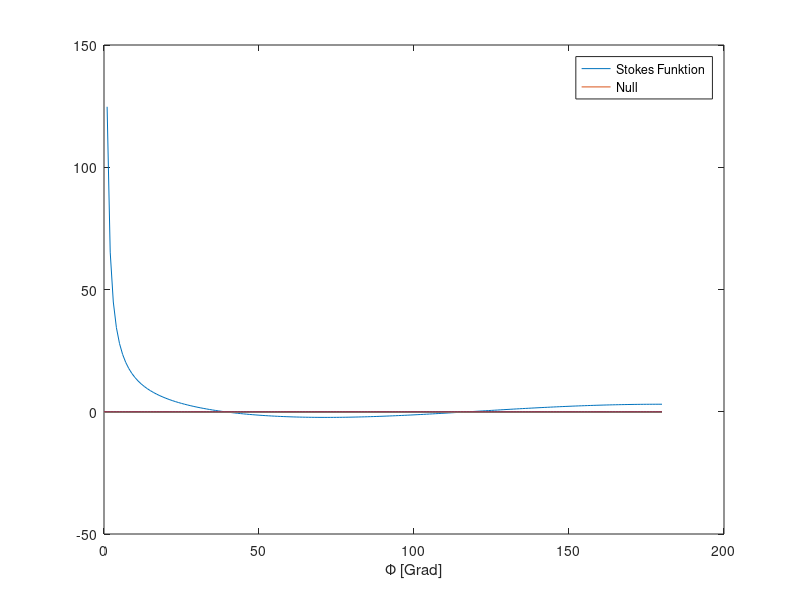

The MATLAB source for this figure: (Note: this script raises an error after producing the figure.)
% Physikalische Geodaesie Uebung 3
% Nicholas Schneider & Ziqing Yu
% 27/01/2021

%% Initial
clc
close all
clearvars

%% Aufgabe 2 Teil a
% Implementierung und Visualisierung
phi = 0:pi/180:pi;
St = 1 ./ sin(phi/2) - 6 * sin(phi/2) + 1 - 5 * cos(phi) - 3 * cos(phi) .* log(sin(phi/2) + (sin(phi/2)).^2);
plot(phi/pi*180,St)
hold on
plot(phi/pi*180,zeros(length(0:180)));
xlabel('\Phi [Grad]')
legend('Stokes Funktion','Null')

% Nullstellen
syms phis
% Einheit: Grad
phi01 = double(vpasolve(1 / sind(phis/2) - 6 * sind(phis/2) + 1 - 5 * cosd(phis) - 3 * cosd(phis) * log(sind(phis/2) + (sind(phis/2))^2),phis,[30,50]));
phi02 = double(vpasolve(1 / sind(phis/2) - 6 * sind(phis/2) + 1 - 5 * cosd(phis) - 3 * cosd(phis) * log(sind(phis/2) + (sind(phis/2))^2),phis,[110,130]));

% Umrechnen in Grad, Minuten und Sekunden
[g1,m1,s1] = g2gms(phi01);
[g2,m2,s2] = g2gms(phi02);
% ganze Sekunde 
s1 = floor(s1);
s2 = floor(s2);

%% Aufgabe 2 Teil b

% Schwer Anomalie
ga = importdata('gravity_anomalies.txt');
ga_all = ga(:,[1,3,5,7,9]);

% Koordinaten
P1 = [48.40067893, 9.97228199]; % [phi,lambda] in Grad
P2 = [48.70311236, 9.65402314];
P3 = [48.80556353, 9.21339955];

N1 = GeoidHeight(P1,ga_all,phi01,phi02);
N2 = GeoidHeight(P2,ga_all,phi01,phi02);
N3 = GeoidHeight(P3,ga_all,phi01,phi02);


function[g,m,s]=g2gms(r)
% Umrechnen von dezimale Grad in Grad, Minuten und Sekunden
% Eingabe: r in Dezimal Grad 
% Ausgabe : g:Grad
%           m:Minute
%           s:Sekunde
if r>0
    g=floor(r);
    m=floor((r-g)*60);
    s=(r-g-m/60)*3600;
else
    r=-r;
    g=floor(r);
    m=floor((r-g)*60);
    s=(r-g-m/60)*3600;
    g=-g;
    m=-m;
    s=-s;
end
end

function[SA] = SphAbs(lambda1,lambda2,phi1,phi2)
% Eingabe: lambda1, lambda2, phi1, phi2: Länge und Breite von Beiden
% Punkten (in Grad)

% Ausgabe: sphärischer Abstand auf der Einheitskugel (in radiant)

SA = acosd(sin(phi1) .* sin(phi2) + cos(phi1) .* cos(phi2) .* cos(lambda1 - lambda2));
end

function[StFun] = StFun(phi)
% phi in Grad
StFun = 1 ./ sind(phi/2) - 6 * sind(phi/2) + 1 - 5 * cosd(phi) - 3 * cosd(phi) .* log(sind(phi/2) + (sind(phi/2)).^2);
end

function [N] = GeoidHeight(P,ga_all,phi01,phi02)
R = 6371000;  % m
gamma = 9.81; % m/s^2 

Bmax = ga_all(:,1);
Bmin = ga_all(:,2);
Lmax = ga_all(:,3);
Lmin = ga_all(:,4);

PM = [(Bmax + Bmin)/2, (Lmax + Lmin)/2]; % Koordinaten der Mittelpunkten in Grad
dg = ga_all(:,1) * 1e-5; % Schwer Anomalie to m/s^2
Phi = SphAbs(P(2),PM(:,2),P(1),PM(:,1));  % in Grad
St_F = StFun(Phi);
Fla_Int = (Lmax - Lmin)/180*pi .* (sind(Bmax) - sind(Bmin));

id = (Phi<phi01 | Phi>phi02);

St_F = St_F(id);
dg = dg(id);
Fla_Int = Fla_Int(id);


dN = R / (4 * gamma * pi) .* St_F .* dg .* Fla_Int;
N = sum(dN);
end